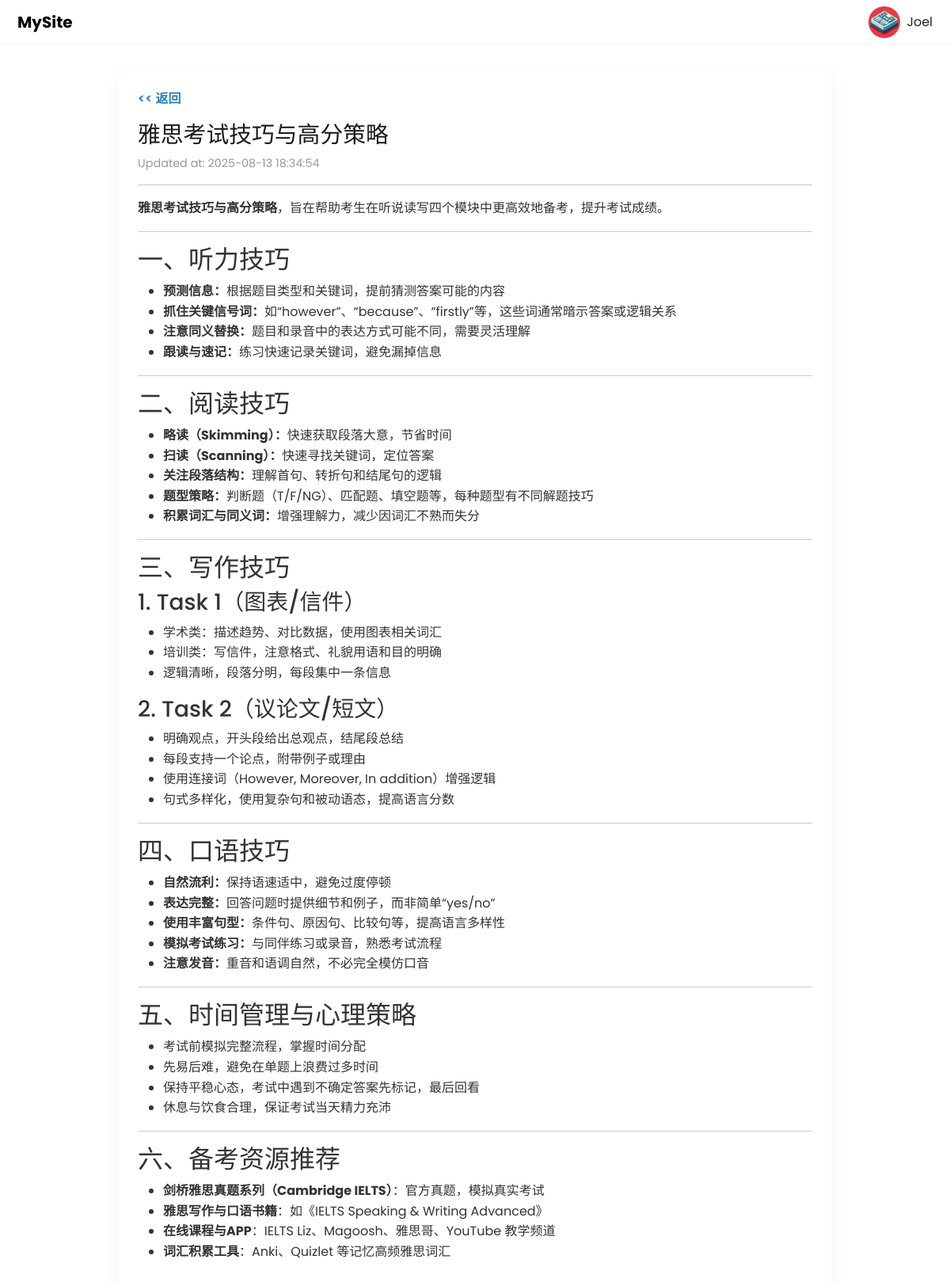
/english/2, run on the app's committed database.
### models/english.py (models this page shows, shortened)
class EnglishContent(db.Model):
    __tablename__ = 'english_content'
    id = db.Column(db.Integer, primary_key=True)
    title = db.Column(db.String(200), default="")
    description = db.Column(db.Text, default="")
    created_at = db.Column(db.DateTime, default=datetime.utcnow, nullable=False)
    updated_at = db.Column(db.DateTime, default=datetime.utcnow, onupdate=datetime.utcnow, nullable=False)

### routes/english.py (the view)
@english_bp.route('/<int:content_id>')
def english_detail(content_id):
    content = EnglishContent.query.get_or_404(content_id)
    return render_template('english_detail.html', content=content)

### templates/english_detail.html
{% extends 'base.html' %}
{% block content %}
<div class="english-detail">
    <a href="{{ url_for('english.english_list') }}">&lt;&lt; 返回</a>
    <h1>{{ content.title }}</h1>
    <p class="meta">
        Updated at: {{ content.updated_at.strftime('%Y-%m-%d %H:%M:%S') }}
    </p>
    <hr>
    <div class="content">
        {{ content.description|safe }}
    </div>
</div>
{% endblock %}

### static/css/style.css (style rules this page uses)
html, body, .container-home { margin: 0; padding: 0; }
body { font-family: 'Poppins', sans-serif; background: #ffffff; color: #222222; overflow-x: hidden; }
body.other-page { height: auto; overflow: auto; }

### static/css/english.css (style rules this page uses)
.english-detail { max-width: 900px; margin: 2rem auto; padding: 1.5rem; background: #fff; border-radius: 12px; box-shadow: 0 4px 20px rgba(0, 0, 0, 0.05); }
.english-detail a { display: inline-block; margin-bottom: 1rem; text-decoration: none; color: #2980b9; font-weight: 600; }
.english-detail h1 { font-size: 1.8rem; margin-bottom: 0.5rem; color: #1a1a1a; overflow: hidden; text-overflow: ellipsis; white-space: nowrap; }
.english-detail .meta { font-size: 0.9rem; color: #999; margin-bottom: 1rem; }
.english-detail .content { font-size: 1rem; line-height: 1.6; color: #333; }

### data on the page
EnglishContent: title "雅思考试技巧与高分策略", updated_at "2025-08-13 18:34:54", description "雅思考试技巧与高分策略 ，旨在帮助考生在听说读写四个模块中更高效地备考，提升考试成绩。 一、听力技巧 预测信息： 根据题目类型和关键词，提前猜测答案可能的内容 抓住关键信号词： 如“however”、“because”、“firstly”等，这些词通常暗示答案或逻辑关系 注意同义替换： 题目和录音中的表达方式可能不同，需要灵活理解 跟读与速记： 练习快速记录关键词，避免漏掉信息 二、阅读技巧 略读（Skimming）： 快速获取段落大意，节省时间 扫读（Scanning）： 快速寻找关键词，定位答案 关注段落结构： 理解首句、转折句和结尾句的逻辑 题型策略： 判断题（T/F/NG）、匹配题、填空题等，每种题型有不同解题技巧 积累词汇与同义词： 增强理解力，减少因词汇不熟而失分 三、写作技巧 1. Task 1（图表/信件） 学术类：描述趋势、对比数据，使用图表相关词汇 培训类：写信件，注意格式、礼貌用语和目的明确 逻辑清晰，段落分明，每段集中一条信息 2. Task 2（议论文/短文） 明确观点，开头段给出总观点，结尾段总结 每段支持一个论点，附带例子或理由 使用连接词（However, Moreover, In addition）增强逻辑 句式多样化，使用复杂句和被动语态，提高语言分数 四、口语技巧 自然流利： 保持语速适中，避免过度停顿 表达完整： 回答问题时提供细节和例子，而非简单“yes/no” 使用丰富句型： 条件句、原因句、比较句等，提高语言多样性 模拟考试练习： 与同伴练习或录音，熟悉考试流程 注意发音： 重音和语调自然，不必完全模仿口音 五、时间管理与心理策略…"
